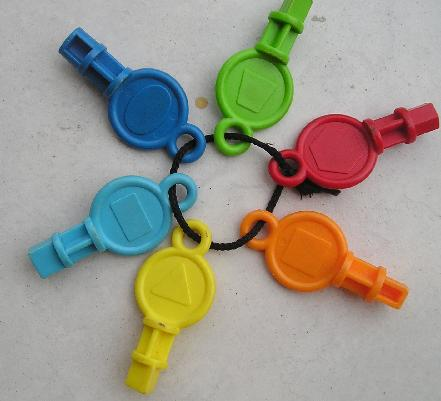
%> input picture PDI/Octave_code/Octave_Atividade_8/cores.jpg, 441 x 401 px
$ octave A17_RGB_HSI.m   (GNU Octave 9; MATLAB toolbox functions it lacks are replaced by stand-ins)
%> lines starting %> are read from the running program, lines starting %| are printed output that depends on the picture
%Transformação RGB->HSI

disp('*********************************************************************');
disp('****        Código criado pelo Prof. Dr. Thiago Statella         ****');
disp('****        Disciplina: Processamento Digital de Imagens         ****');
disp('****  Instituto Federal de Educação, Ciência e Tecnologia de MT  ****');
disp('*********************************************************************');
disp(' ');
disp(' ');

a=imread('cores.jpg');%#
%> a is the input picture: size 401x441x3 uint8; mean R, G, B 156, 153.2, 140
a=double(a);
%> a: size 401x441x3 double

%separando as componentes RGB
R=a(:,:,1);
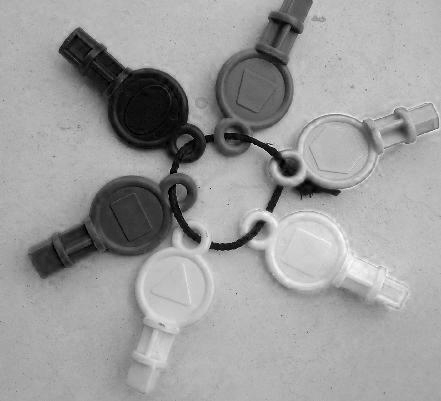
%> R: size 401x441 double; min 0, max 254, mean 156
G=a(:,:,2);
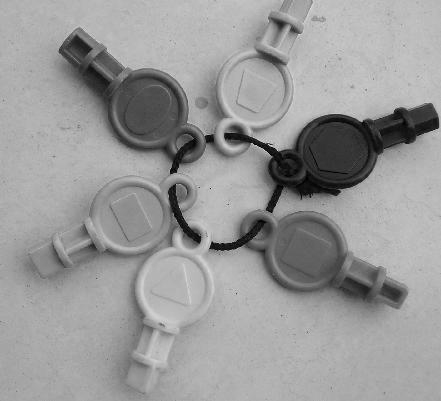
%> G: size 401x441 double; min 0, max 226, mean 153.2
B=a(:,:,3);
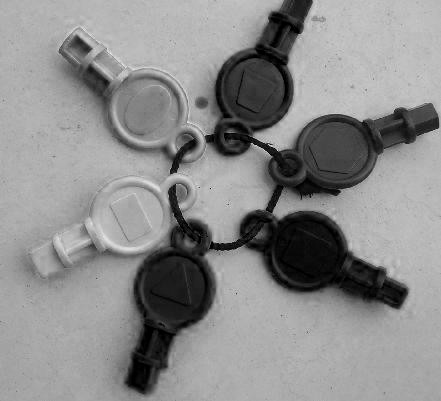
%> B: size 401x441 double; min 0, max 236, mean 140
[n,m]=size(R);
%> n = 401; m = 441

r=R/255;
g=G/255;
b=B/255;

%Calculando as componentes HSI*********************************************
I = zeros(n,m);%inicializando as componentes
S = zeros(n,m);
H = zeros(n,m);

for i=1:n
    for j=1:m
        I(i,j)=(1/3)*(r(i,j)+g(i,j)+b(i,j));


        if I(i,j)==0 %se I=0, S não é definido
            S(i,j)=1;
           else
              S(i,j)=1-((3*min([r(i,j);g(i,j);b(i,j)]))/(r(i,j)+g(i,j)+b(i,j)));
        end

        if S(i,j)==0 %se S=0, H não é definido
           H(i,j)=0;
           else
             H(i,j)=acos(((1/2)*((r(i,j)-g(i,j))+(r(i,j)-b(i,j))))/(sqrt((r(i,j)-g(i,j))^2+((r(i,j)-b(i,j))*(g(i,j)-b(i,j))))));
             H(i,j)=rad2deg(H(i,j));
        end


         if (b(i,j)/I(i,j))>(g(i,j)/I(i,j))
            H(i,j)=360-H(i,j);
        end
    end
end
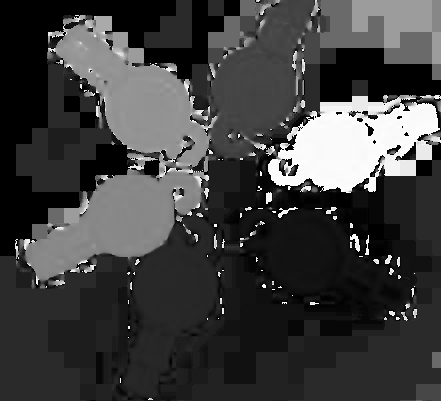
%> H: size 401x441 double; min 0, max 359.6, mean 89.8; drawn with min black and max white
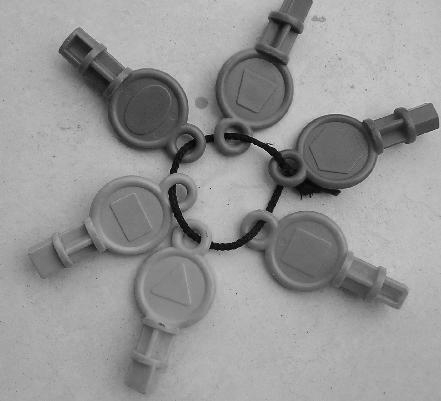
%> I: size 401x441 double; min 0.00131, max 0.885, mean 0.587
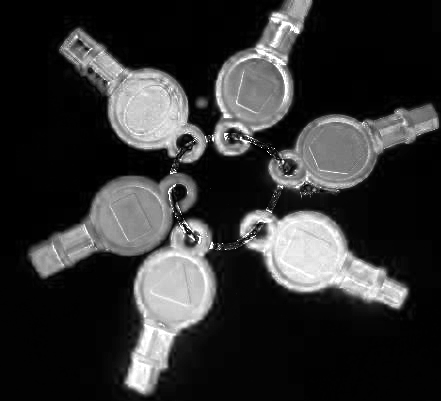
%> S: size 401x441 double; min 0, max 1, mean 0.198

H=H/360;%normalizando para [0,1]

%Salvando em .mat
save('H','H');
save('S','S');
save('I','I');

figure,imshow(uint8(a)),title('Imagem original');
%exibição fazendo a volta para o intervalo [0,255] e convertendo
%pra inteiros
figure,imshow(uint8(H*255)),title('Componente H');
figure,imshow(uint8(S*255)),title('Componente S');
figure,imshow(uint8(I*255)),title('Componente I');

$ run again, with PDI/Octave_code/Octave_Atividade_8/coloredChips.png saved as PDI/Octave_code/Octave_Atividade_8/cores.jpg
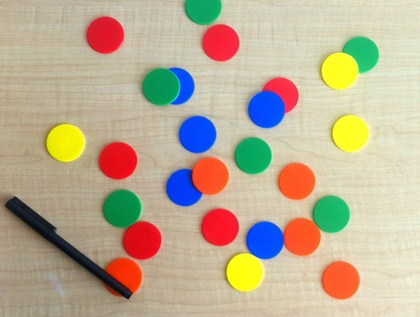
%> input picture PDI/Octave_code/Octave_Atividade_8/coloredChips.png, 420 x 317 px, shrunk from 518 x 391 before the run
%> a is the input picture: size 317x420x3 uint8; mean R, G, B 188.3, 173.3, 148
%> a: size 317x420x3 double
%> after the loop `for i=1:n`:
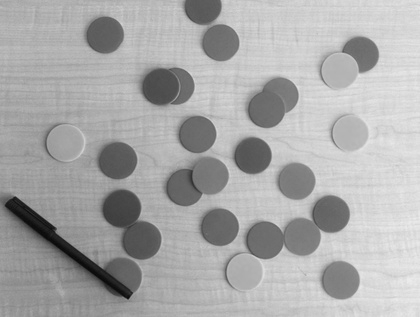
%> I: size 317x420 double; min 0.0275, max 0.929, mean 0.666
%> after the loop `for i=1:n`:
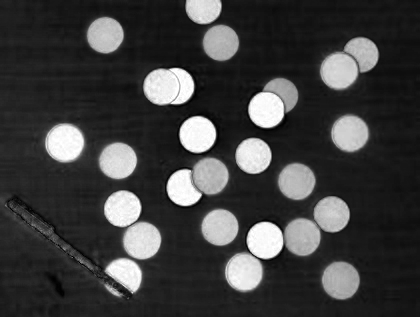
%> S: size 317x420 double; min 0, max 1, mean 0.25
